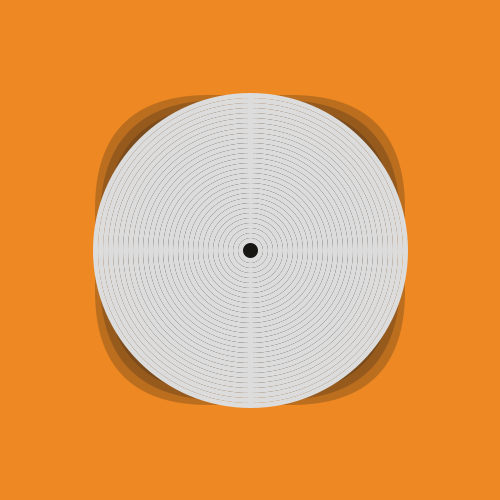
Frame 1 (no input)
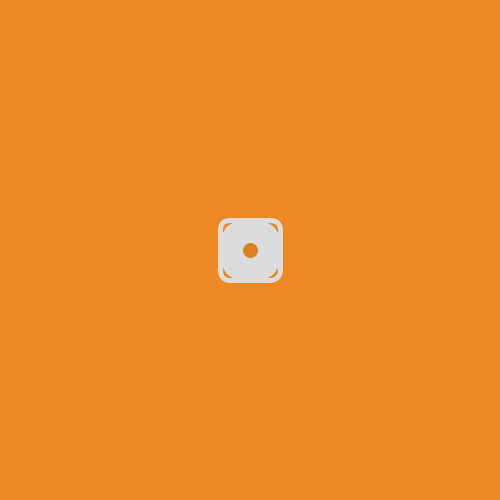
Frame 60 (the mouse pressed at the canvas centre just before this capture)
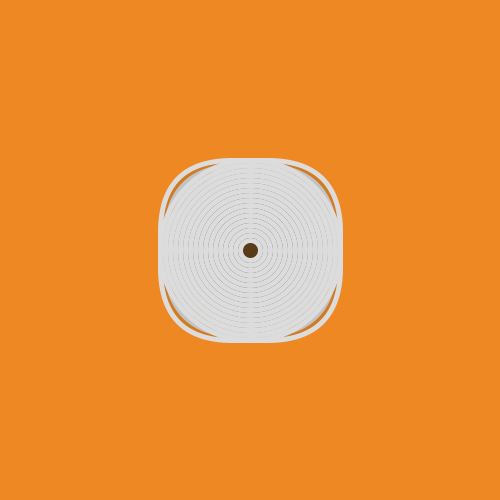
Frame 120 (the mouse held since frame 60 and released just before this capture)

The Processing sketch that drew these frames (run headless with seeded random() and noise(); from frame 60 on, the mouse is pressed at the canvas centre):

// Processing sketch: processing_159306
// ── processing_159306.pde

int num=30, step=10;
float theta;
int vel=1;
void setup() {
  size(500, 500);
  noStroke();
  rectMode(CENTER);
}

void draw() {
  background(237, 136, 34);
  float offSet = TWO_PI/num;
  for (int i=0; i<num; i++) {
    fill(20, i*2);
    float sz = 20+i*step;
    float corner = map(sin(theta+offSet*i), -1, 1, sz*.50, sz/6);
    rect(width/2, height/2, sz, sz, corner);
  }
  for (int i=0; i<num; i++) {
    stroke(220);
    strokeWeight(5);
    noFill();
    float sz = 20+i*step;
    ellipse(width/2, height/2, sz, sz);
  }
  theta += 0.0523;
  num=num+vel;
  if ( num > 
  40) {
    vel= -1;
  }
  if (num < 0) {
    vel = 1;
  }
}
